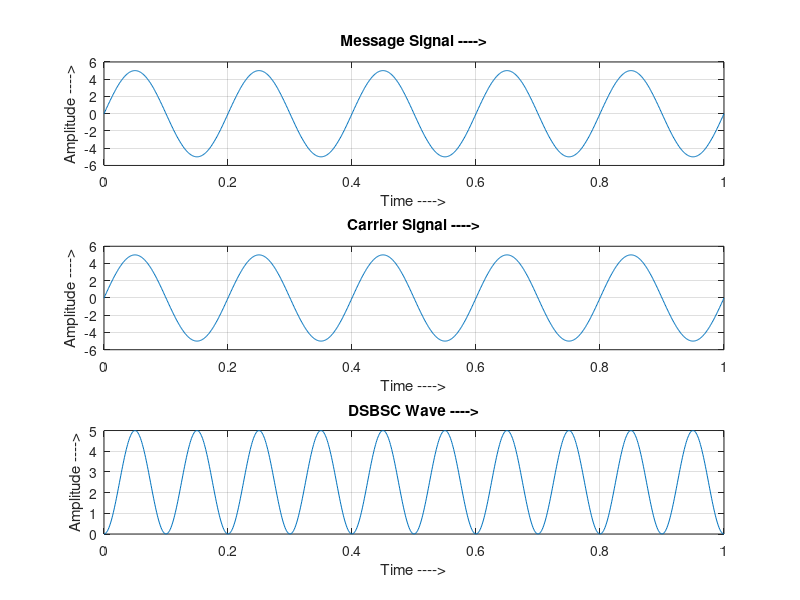

The MATLAB script that drew this image:
clc;
clear all;

vm = input('Enter the message signal amplitude = ');
vc = input('Enter the carrier signal amplitude = ');
fm = input('Enter the message frequency = ');
fc = input('Enter the carrier frequency = ');

m = vm/vc;
t = 0:0.001:1;

sm = vm*sin(2*pi*fm*t);
subplot(3,1,1);
plot(t,sm);
xlabel('Time ---->');
ylabel('Amplitude ---->');
title('Message Signal ---->');
grid on;

sc = vc*sin(2*pi*fc*t);
subplot(3,1,2);
plot(t,sc);
xlabel('Time ---->');
ylabel('Amplitude ---->');
title('Carrier Signal ---->');
grid on;

y = vc*m.*sin(2*pi*fm*t).*sin(2*pi*fc*t);
subplot(3,1,3);
plot(t,y);
xlabel('Time ---->');
ylabel('Amplitude ---->');
title('DSBSC Wave ---->');
grid on;